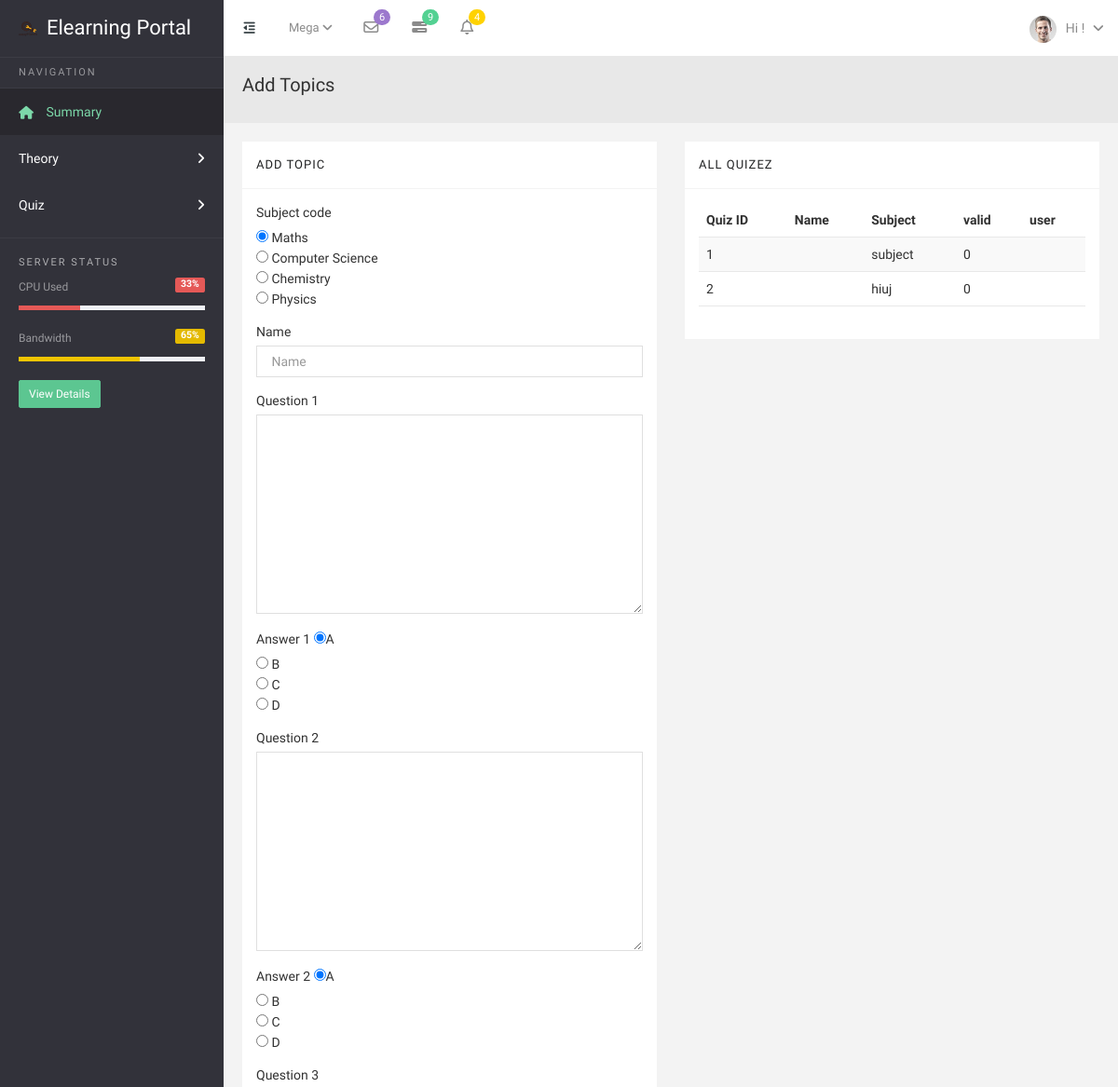
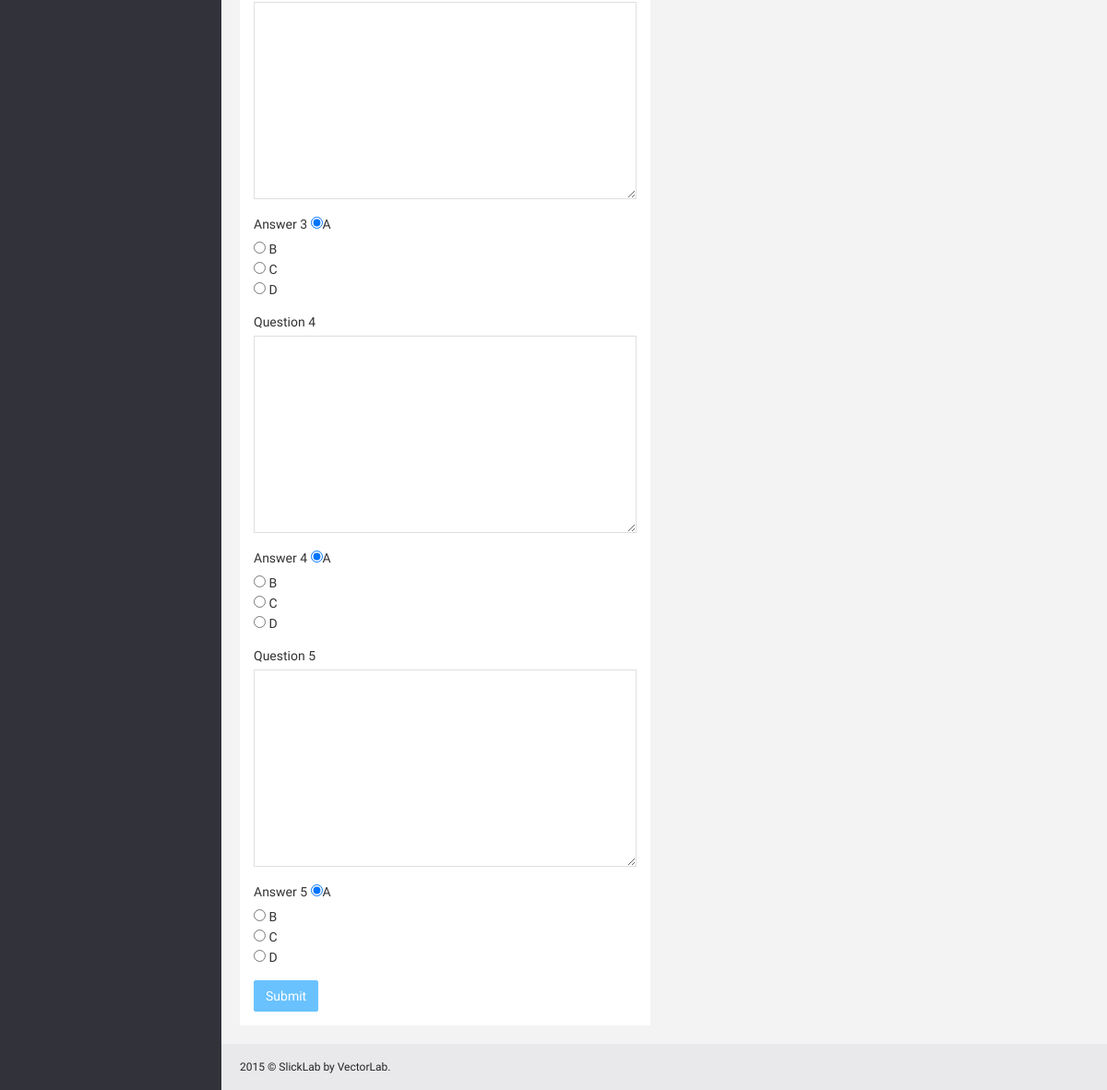
The page /teacher/modify0.php on the database its author committed (2 pictures, top to bottom).
### tables this page shows
CREATE TABLE `quiz` (
  `quizid` int(100) NOT NULL,
  `name` varchar(50) NOT NULL,
  `subject` varchar(10) NOT NULL,
  `validity` varchar(4) NOT NULL,
  `q1` varchar(500) NOT NULL,
  `q2` varchar(500) NOT NULL,
  `q3` varchar(500) NOT NULL,
  `q4` varchar(500) NOT NULL,
  `q5` varchar(500) NOT NULL,
  `a1` varchar(2) NOT NULL,
  `a2` varchar(2) NOT NULL,
  `a3` varchar(2) NOT NULL,
  `a4` varchar(2) NOT NULL,
  `a5` varchar(2) NOT NULL
);

### teacher/modify0.php (the view, shortened to what this page needs)
<!DOCTYPE html>
<html lang="en">
<head>
    <link href="css/slidebars.css" rel="stylesheet">
    <link href="js/switchery/switchery.min.css" rel="stylesheet" type="text/css" media="screen" />
    <link href="css/style.css" rel="stylesheet">
    <link href="css/style-responsive.css" rel="stylesheet">
</head>
<body class="sticky-header">
    <section>
        <?php include 'common/sideNav.php'; ?>
        <div class="body-content" style="min-height: 1200px;">
            <?php include 'common/header.php'; ?>
            <div class="page-head">
                <h3>
                    Add Topics
                </h3>
            </div>
            <div class="wrapper">
                <div class="row">
					<div class="col-lg-6">
                    <section class="panel">
                        <header class="panel-heading">
                            Add Topic
                        </header>
                        <div class="panel-body">
                            <form role="form" method="POST" action="modify0.php?modify=1" ENCTYPE='multipart/form-data'>
                                                          <div class="form-group">
                                                              <label for="Subject">Subject code</label><br>
                                                              <input type="radio" name="subject"  value="1" checked> Maths<br>
                                                              <input type="radio" name="subject"  value="2"> Computer Science<br>
                                                              <input type="radio" name="subject"  value="3"> Chemistry<br>
                                                              <input type="radio" name="subject"  value="4"> Physics
                                                              </div>
                                                            <div class="form-group">
                                                                <label for="NAME">Name</label>
                                                                <input type="text"  name="name" class="form-control" placeholder=" Name">
                                                            </div>
                                                            <div class="form-group">
                                                                <label for="q1">Question 1</label>
                                                              <textarea type="text" name="q1" rows="10" class="form-control" id="q1" ></textarea>
                                                            </div>
                                                            <div class="form-group" >
                                                                <label for="a1">Answer 1</label>
                                                                <input type="radio" name="a1"  value="a" checked>A<br>
                                                                <input type="radio" name="a1"  value="b"> B<br>
                                                                <input type="radio" name="a1"  value="c"> C<br>
                                                                <input type="radio" name="a1"  value="d"> D
                                                            </div>
                                                            <div class="form-group">
                                                                <label for="q2">Question 2</label>
                                                              <textarea type="text" name="q2" rows="10" class="form-control" id="q1" ></textarea></div>
                                                            <div class="form-group">
                                                                <label for="a2">Answer 2</label>
                                                                <input type="radio" name="a2"  value="a" checked>A<br>
                                                                <input type="radio" name="a2"  value="b"> B<br>
                                                                <input type="radio" name="a2"  value="c"> C<br>
                                                                <input type="radio" name="a2"  value="d"> D
                                                            </div>
                                                            <div class="form-group">
                                                                <label for="q3">Question 3</label>
                                                              <textarea type="text" name="q3" rows="10" class="form-control" id="q1" ></textarea></div>
                                                            <div class="form-group">
                                                                <label for="a3" >Answer 3</label>
                                                                <input type="radio" name="a3"  value="a" checked>A<br>
                                                                <input type="radio" name="a3"  value="b"> B<br>
                                                                <input type="radio" name="a3"  value="c"> C<br>
                                                                <input type="radio" name="a3"  value="d"> D</div>
                                                            <div class="form-group">
                                                                <label for="q4">Question 4</label>
                                                              <textarea type="text" name="q4" rows="10" class="form-control" id="q1" ></textarea></div>
                                                            <div class="form-group">
                                                                <label for="a4">Answer 4</label>
                                                                <input type="radio" name="a4"  value="a" checked>A<br>
                                                                <input type="radio" name="a4"  value="b"> B<br>
                                                                <input type="radio" name="a4"  value="c"> C<br>
                                                                <input type="radio" name="a4"  value="d"> D</div>
                                                            <div class="form-group">
                                                                <label for="q5">Question 5</label>
                                                            <textarea type="text" name="q5" rows="10" class="form-control" id="q1" ></textarea>  </div>
                                                            <div class="form-group">
                                                                <label for="a5">Answer 5</label>
                                                                <input type="radio" name="a5"  value="a" checked>A<br>
                                                                <input type="radio" name="a5"  value="b"> B<br>
                                                                <input type="radio" name="a5"  value="c"> C<br>
                                                                <input type="radio" name="a5"  value="d"> D</div>
                                                           <button type="submit" name="submit" class="btn btn-info">Submit</button>
                                                            </form>
                        </div>
                    </section>
                </div>
				<div class="col-lg-6">
					<section class="panel">
                        <header class="panel-heading">
                            All Quizez
                        </header>
                        <div class="panel-body">
                            <table class="table table-striped">
								<thead>
								<tr>
									<th>Quiz ID</th>
                  <th>Name</th>
									<th>Subject</th>
									<th>valid</th>
                  <th>user</th>
								</tr>
								</thead>
								<tbody>
								<?php
									$query="Select * FROM `quiz`;";
									$query_res= $conn->query($query);
									while($row = $query_res->fetch_assoc()){
									echo "<tr>";
                  echo "<td>".$row['quizid']."</td>";
									echo "<td>".$row['topic']."</td>";
									echo "<td>".$row['subject']."</td>";
									echo "<td>".$row['validity']."</td>";
                  echo "<td>".$row['username']."</td>";
                  echo "</tr>";
									}
								?>
								</tbody>
							</table>
                        </div>
                    </section>
				</div>
			</div>
            </div>
            <footer>
                2015 &copy; SlickLab by VectorLab.
            </footer>
        </div>
    </section>
</body>
</html>

### teacher/css/default-theme.css (style rules this page uses)
body, .dark-logo-bg { background: #32323a; }

### rows shown on the page
quiz: quizid "1", subject "subject", validity "0"
quiz: quizid "2", subject "hiuj", validity "0"
